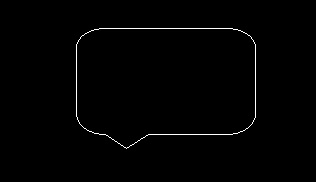
%> input picture Lecciones/Leccion24 17-07-2020/linea3.jpg, 316 x 182 px
$ octave ejemplo1.m   (GNU Octave 9; MATLAB toolbox functions it lacks are replaced by stand-ins)
%> lines starting %> are read from the running program, lines starting %| are printed output that depends on the picture; in (x1, y1, x2, y2) boxes, pixels count from 0 and x2, y2 are one past the last pixel; in counts of white or black regions, pixels touching at a corner belong together; the program's own positions count from 1
clc; clear; close all;
pkg load image;
A = imread('linea3.jpg');
%> A is the input picture: size 182x316x3 uint8; min 0, max 255, mean 2.3
% Convertir en binaria (0=negro, 1=blanco)
B = im2double(A);
B(B<0.5) = 0; B(B>=0.5) = 1; % Se obtiene una imagen binaria
%> after `B(B<0.5) = 0`: B: size 182x316x3 double; min 0, max 1, mean 0.00896
%> after `B(B>=0.5) = 1`: B: size 182x316x3 double; values 0 (black) and 1 (white), 0.9% white in thin lines or dots, all inside (x1, y1, x2, y2) = (76, 28, 256, 149)

%figure
%imshow(B);

% Calcular la discretizacion de theta y rho
% 1. Theta: Toma valores en el intervalo [0,180]
h1 = 1;
thetas = deg2rad(0:h1:180);
% 2. Rho: Toma valroes en [-d,d], donde d = sqrt(m^2+n^2)
%         donde mxn es el tama駉 de la imagen
[m,n] = size(A);
%> m = 182; n = 948
d = sqrt(m^2+n^2);
%> d = 965.3
h2 = 1;
rhos = -d:h2:d;
%> rhos = 1931 values from -965.3 to 964.7

% Crear matriz acumulador
Acumulador = zeros(length(thetas),length(rhos));

for x = 1:m
  for y = 1:n
    if B(x,y)==1
      for theta_ind = 1:length(thetas)
        theta = thetas(theta_ind);
        rho = x*cos(theta)+y*sin(theta);
        [~,rho_ind] = min(abs(rhos-rho));
        Acumulador(theta_ind,rho_ind)+=1;
      endfor
    endif
  endfor
endfor
%> after the loop, rho = -149; rho_ind = 817; theta = 3.14

% [4 lines of commented-out code are left out]

figure
hold on
imshow(im2uint8(B));
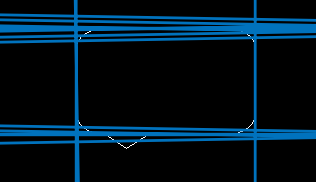
%> figure redrawn from the program's plot data


lineas_intentos = 10;

for r = 1:lineas_intentos
  % Encontrar la maxima posicion del Acumulador
  [xp,yp] = find(Acumulador==max(max(Acumulador)));
  % Observacion: Si el maximo se repite mas de una vez, entonces
  % 'x' y 'y' son vectores que tienen las posiciones

  % Graficar
  for k = 1:length(xp)

    thetaMax = thetas(xp(k));
    rhoMax = rhos(yp(k));

    if abs(sin(thetaMax)) < 10^-4
      x_v = rhoMax/cos(thetaMax);
      line([n 1], [x_v x_v], 'LineWidth', 2);
    else
      % Calcular pendiente
      pendiente = -cos(thetaMax)/sin(thetaMax);
      interseccion = rhoMax/sin(thetaMax);
      % Necesitamos el punto (1,y1)
      y1 = pendiente*1 + interseccion;
      % Necesitamos el punto (m,y1)
      ym = pendiente*m + interseccion;
      % Necesitamos el punto (xn,1)
      x1 = (1-interseccion)/pendiente;
      % Necesitamos el punto (xn,n)
      xn = (n-interseccion)/pendiente;

      if pendiente > 0
        if 0 < y1
          % Para graficar la linea, usamos el comando line
          line([y1 n],[1 xn],'LineWidth',2);
        else
          % Para graficar la linea, usamos el comando line
          line([1 ym],[x1 m],'LineWidth',2);
        end
      else
        if y1 > m
          % Para graficar la linea, usamos el comando line
          line([ym n],[m xn],'LineWidth',2);
        else
          % Para graficar la linea, usamos el comando line
          line([y1 1],[1 x1],'LineWidth',2);
        end
      end
    end
    Acumulador(xp(k),yp(k)) = 0;
  endfor
endfor
%> this loop made 10 passes
%> (xp, yp) on passes 1 to 10: ([181; 1], [937; 995]), ([181; 1], [831; 1101]), ([91; 91; 91], [1222; 1538; 1854]), ([91; 2; 91; 91], [1043; 1110; 1359; 1675]), ([180; 180], [840; 940]), (2, 1009), ([180; 2], [946; 1004]), (180, 951), (2, 998), ([180; 92], [835; 1042])
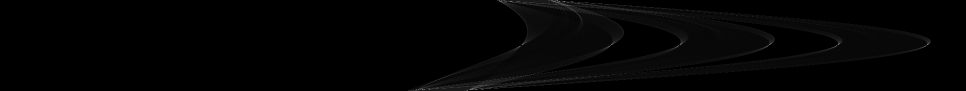
%> Acumulador: size 181x1931 double (shown at 1/2 size); min 0, max 60, mean 0.8; drawn with min black and max white
%> after the loop, interseccion = 75.7; pendiente = 0.0175; x1 = -4279.5; x_v = 134.7; xn = 49974.1; y1 = 75.72; ym = 78.88
